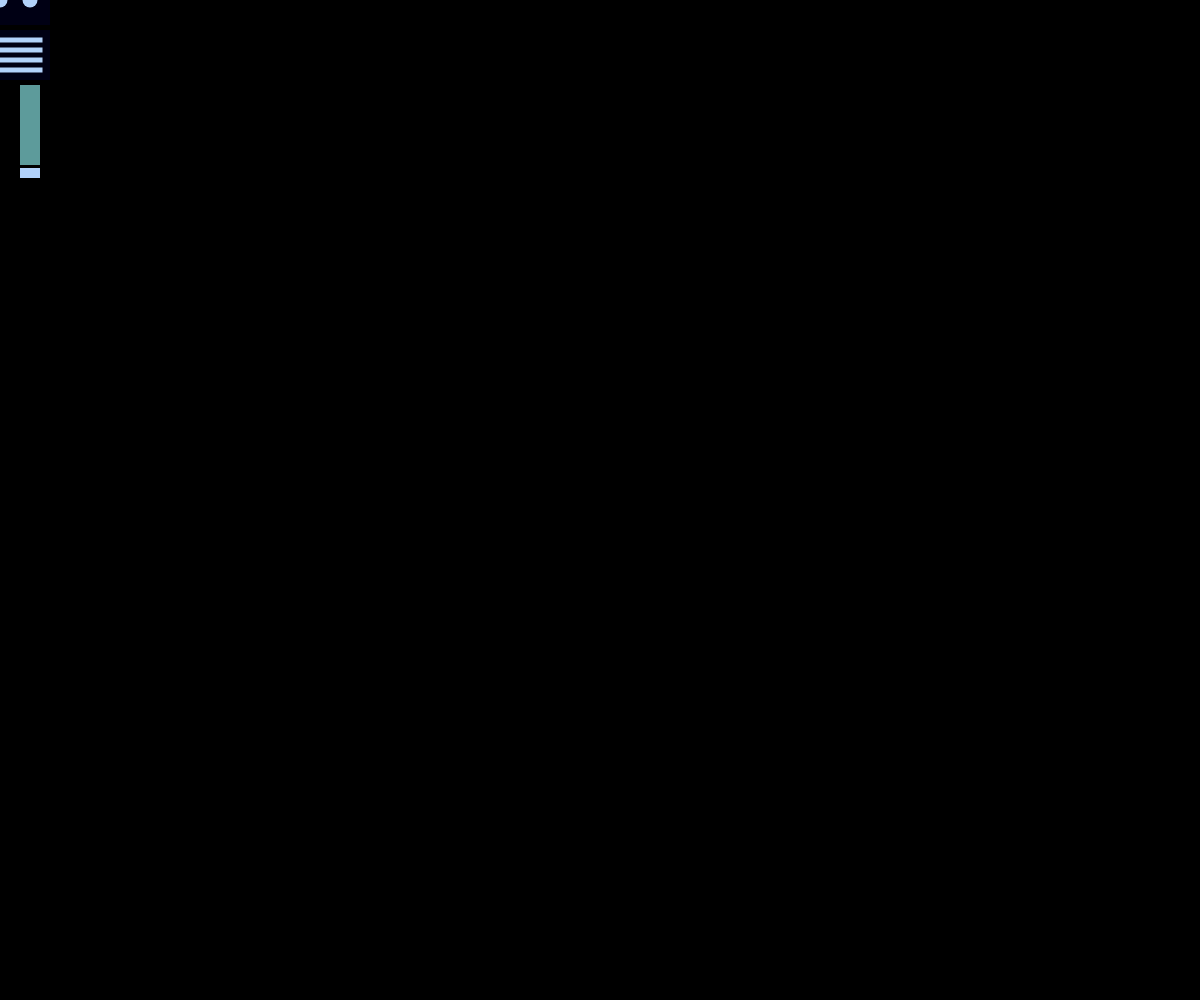
Frame 1 (no input)
Frame 60 (no input): identical to frame 1, image omitted
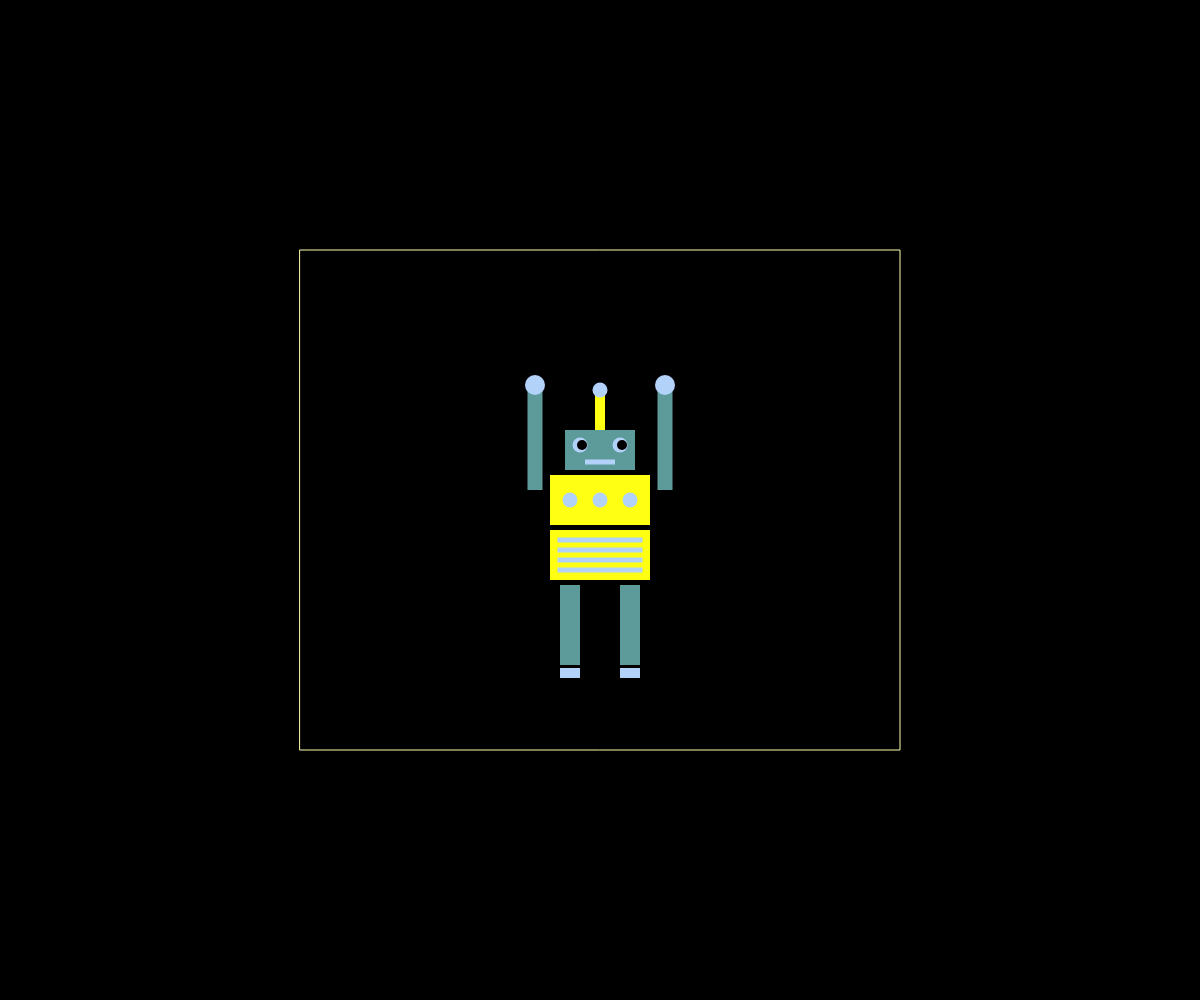
Frame 120 (the mouse pressed at the canvas centre since frame 60)

The p5.js sketch that drew these frames (run headless with seeded random() and noise() and a simulated clock; from frame 60 on, the mouse is pressed at the canvas centre):

// p5.js sketch
// ── sketch.js
// function setup() {
//   createCanvas(windowWidth, windowHeight);
//   frameRate(50);
//   background(0);
//   rectMode(CENTER);
// }
// function draw() {
//   background(random(150, 200), random(150, 200), 150, 20);

//   strokeWeight(5);
// noFill()
//   //fill(mousey, 80, 100);
//   stroke(mouseY, 255, 0);
//   ellipse(mouseX + 80, mouseY - 50, mouseX);

//   strokeWeight(1);
//   stroke(0, 255, 0);
//   //fill(150, 200, 0);
//   rect(mouseX, mouseY, 100, 100);
// }
function setup() {
  createCanvas(windowWidth, windowHeight);
  rectMode(CENTER);
}

function draw() {
  background(0);
  noStroke()


//cuerpo de robort
  fill(mouseX,mouseY, 20 )
  rect(mouseX, mouseY, 100, 50);
  rect(mouseX, mouseY +55, 100, 50);
  fill(178, 210, 250)
  circle(mouseX -30, mouseY, 15)
  circle(mouseX , mouseY, 15);
  circle(mouseX +30, mouseY, 15);
  rect(mouseX, mouseY + 70, 85, 5);
  rect(mouseX, mouseY + 60, 85, 5);
  rect(mouseX, mouseY + 50, 85, 5);
  rect(mouseX, mouseY + 40, 85, 5);


  // cabeza de robot
  fill(93, 155, 155);
   rect(mouseX, mouseY -50, 70, 40);
  //  antena de robot
  fill(mouseX, mouseY, 20);
  
   rect(mouseX, mouseY - 90, 10, 40);
  fill(178, 210, 250);
  circle(mouseX , mouseY - 110, 15);


   // boca de robot
  fill(178, 210, 250);
   rect(mouseX, mouseY - 38, 30, 5);
   // ojos del robot
  fill(178, 210, 250);
  circle(mouseX -20, mouseY -55, 15);
  circle(mouseX + 20, mouseY - 55, 15);
  fill(0)
  circle(mouseX - 18, mouseY - 55, 10);
  circle(mouseX + 22, mouseY - 55, 10);

  // brazos de robot
  fill(93, 155, 155);
  rect(mouseX -65, mouseY -60, 15, 100);
  rect(mouseX +65, mouseY - 60, 15, 100);
  // manos de robot
  fill(178, 210, 250);
  circle(mouseX + 65, mouseY - 115, 20);
  circle(mouseX - 65, mouseY - 115, 20);


  // Patas de robot
  fill(93, 155, 155);
  rect(mouseX -30, mouseY + 125, 20, 80);
  rect(mouseX +30, mouseY + 125, 20, 80);
  // pies de robot
  fill(178, 210, 250);
  rect(mouseX - 30, mouseY + 173, 20, 10);
  rect(mouseX +30, mouseY + 173, 20, 10);

  // efecto de circulo
  noFill();
  stroke(mouseY,mouseX,170);
  rect(mouseX, mouseY, mouseX, mouseY);
}
